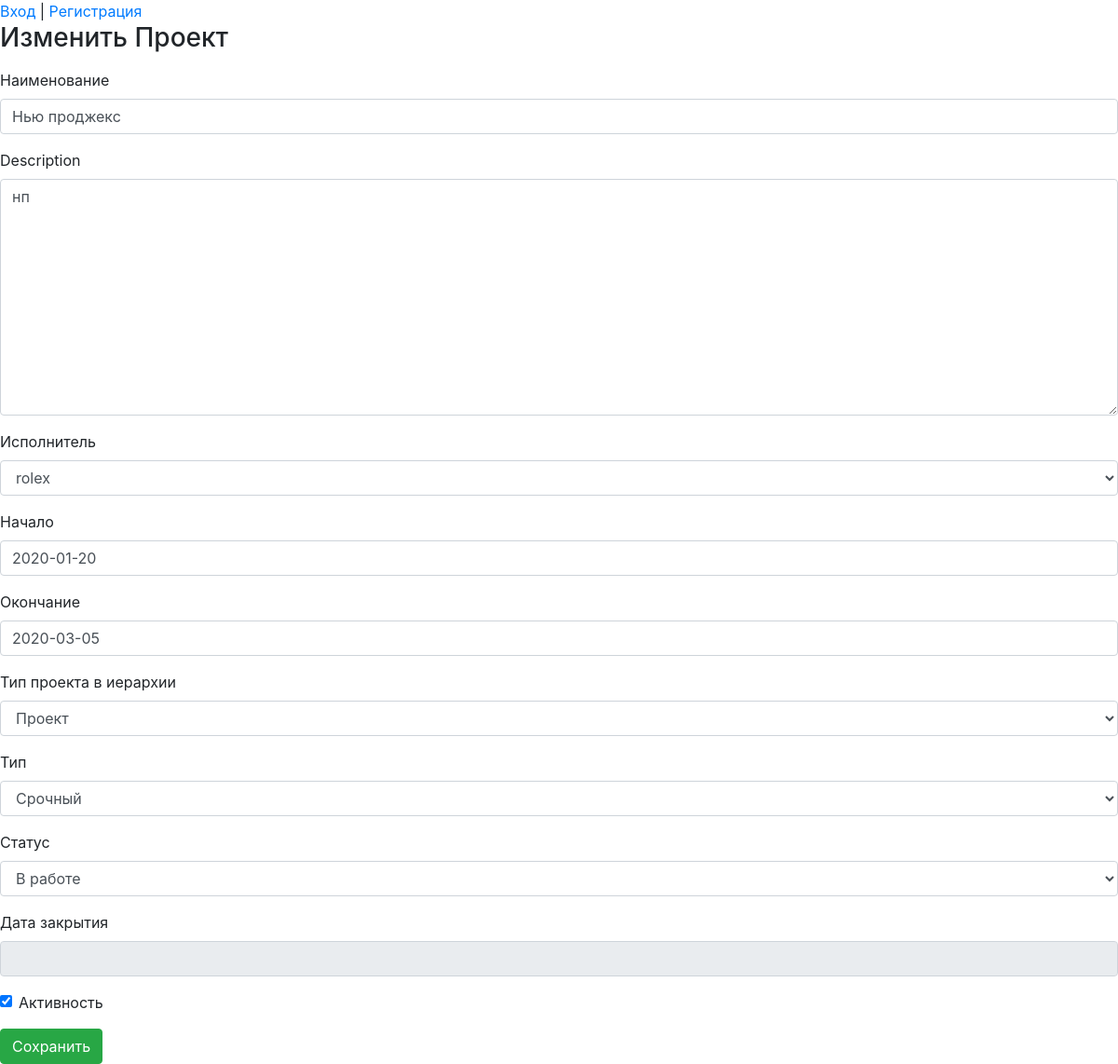
/projects/prj/projects_list/project_update/1, run on an earlier commit of the app's database.
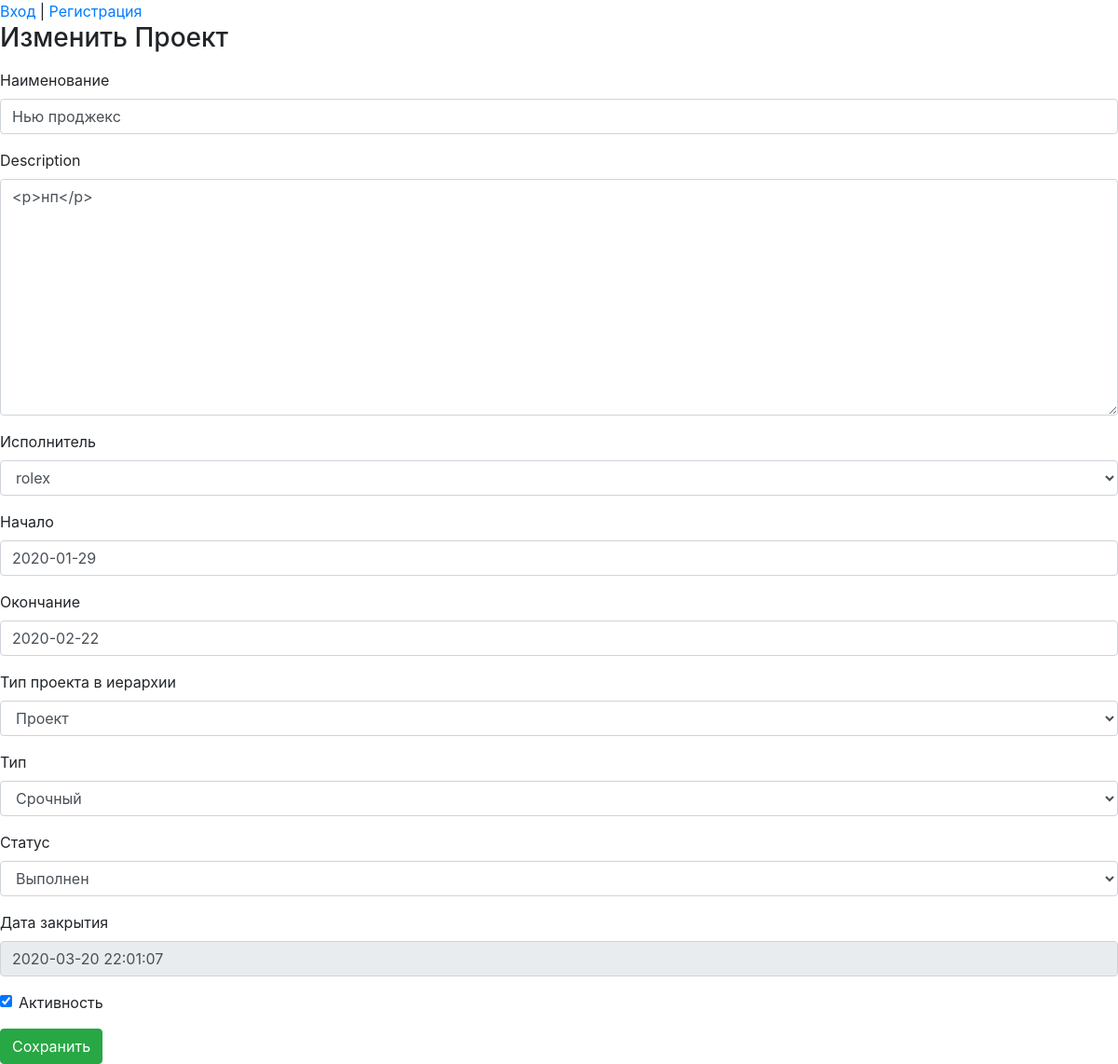
And on a later commit of the database.
### projects/models.py (models this page shows, shortened)
class Project(MPTTModel):
    name = models.CharField("Наименование", max_length=64)
    description = RichTextUploadingField("Описание")
    datebegin = models.DateField("Начало")
    dateend = models.DateField("Окончание")
    company = models.ForeignKey('companies.Company', on_delete=models.CASCADE, related_name='resultcompany', verbose_name="Компания")
    parent = TreeForeignKey('self', null=True, blank=True, limit_choices_to={'is_active':True}, on_delete=models.CASCADE, related_name='project_children', verbose_name="Проект верхнего уровня")
    assigner = models.ForeignKey('auth.User', on_delete=models.CASCADE, related_name='project_assigner', verbose_name="Исполнитель")
    structure_type = models.ForeignKey('Dict_ProjectStructureType', limit_choices_to={'is_active':True}, on_delete=models.CASCADE, related_name='project_structure_type', verbose_name="Тип проекта в иерархии")
    type = models.ForeignKey('Dict_ProjectType', limit_choices_to={'is_active':True}, on_delete=models.CASCADE, related_name='project_type', verbose_name="Тип")
    status = models.ForeignKey('Dict_ProjectStatus', limit_choices_to={'is_active':True}, on_delete=models.CASCADE, related_name='project_status', verbose_name="Статус")
    datecreate = models.DateTimeField("Создан", auto_now_add=True)
    dateclose = models.DateTimeField("Дата закрытия", auto_now_add=False, blank=True, null=True)
    author = models.ForeignKey('auth.User', on_delete=models.CASCADE, verbose_name="Автор")
    is_active = models.BooleanField("Активность", default=True)
    class MPTTMeta:
        order_insertion_by = ['name']
    class Meta:
        verbose_name = 'Проект'
        verbose_name_plural = 'Проекты'

class Dict_ProjectStructureType(models.Model):
    name = models.CharField("Наименование", max_length=64)
    sort = models.PositiveSmallIntegerField(default=1, blank=True, null=True)
    name_lang = models.CharField("Перевод", max_length=64, blank=True, null=True)
    is_active = models.BooleanField("Активность", default=True)
    class Meta:
        ordering = ('sort',)
        verbose_name = 'Тип проектов в иерархии'
        verbose_name_plural = 'Типы проектов в иерархии'
    def __str__(self):
        return (self.name)

class Dict_ProjectType(models.Model):
    name = models.CharField("Наименование", max_length=64)
    sort = models.PositiveSmallIntegerField(default=1, blank=True, null=True)
    name_lang = models.CharField("Перевод", max_length=64, blank=True, null=True)
    is_active = models.BooleanField("Активность", default=True)
    class Meta:
        ordering = ('sort',)
        verbose_name = 'Тип проекта'
        verbose_name_plural = 'Типы проектов'
    def __str__(self):
        return (self.name)

### projects/views.py (the view)
# urls.py: path('projects_list/project_update/<int:pk>', views.ProjectUpdate.as_view(), name = 'project_update'),
class ProjectUpdate(UpdateView):
    model = Project
    form_class = ProjectForm
    template_name = 'object_form.html'
    def get_context_data(self, **kwargs):
       context = super(ProjectUpdate, self).get_context_data(**kwargs)
       context['header'] = 'Изменить Проект'
       return context
    def get_form_kwargs(self):
       kwargs = super(ProjectUpdate, self).get_form_kwargs()
       kwargs.update({'user': self.request.user, 'action': 'update'})
       return kwargs

### projects/forms.py (shortened to what this page needs)
class ProjectForm(forms.ModelForm):
    disabled_fields = ('dateclose',)
    def __init__(self, *args, **kwargs):
        self.user = kwargs.pop('user')  # Выцепляем текущего юзера (To get request.user. Do not use kwargs.pop('user', None) due to potential security hole)
        self.action = kwargs.pop('action')  # Узнаём, какая вьюха вызвала эту форму
        super(ProjectForm, self).__init__(*args, **kwargs)
        for field in self.disabled_fields:
            self.fields[field].disabled = True
    class Meta:
        model = Project
        fields = ['name', 'description', 'assigner', 'datebegin', 'dateend', 'structure_type', 'type', 'status', 'dateclose', 'is_active', 'id']
        widgets = {
            'datebegin': DatePickerInput(format='%d.%m.%Y'), # default date-format %m/%d/%Y will be used
            'dateend': DatePickerInput(format='%d.%m.%Y'), # specify date-frmat
        }

### projects/models.py (called while the page is built)
    def __str__(self):
        return (self.name)

### templates/object_form.html (shortened to what this page needs)
{% extends 'base.html' %}
{% load bootstrap4 %}
{% block project %}
    <h3>{{ header }}</h3>
    <form class="mt-3" action="" method="post">{% csrf_token %}
        {% bootstrap_form form layout="horizontal" %}
        {% buttons %}
           <button class="btn btn-success" name="submit">Сохранить</button>
        {% endbuttons %}
    </form>
{% endblock %}

What changed in the data, as far as the page shows it:
changed Project "rolex": description "нп" → "<p>нп</p>"; datebegin "2020-01-20" → "2020-01-29"; dateend "2020-03-05" → "2020-02-22"; status "В работе" → "Выполнен"; dateclose (not shown) → "2020-03-20 22:01:07"
